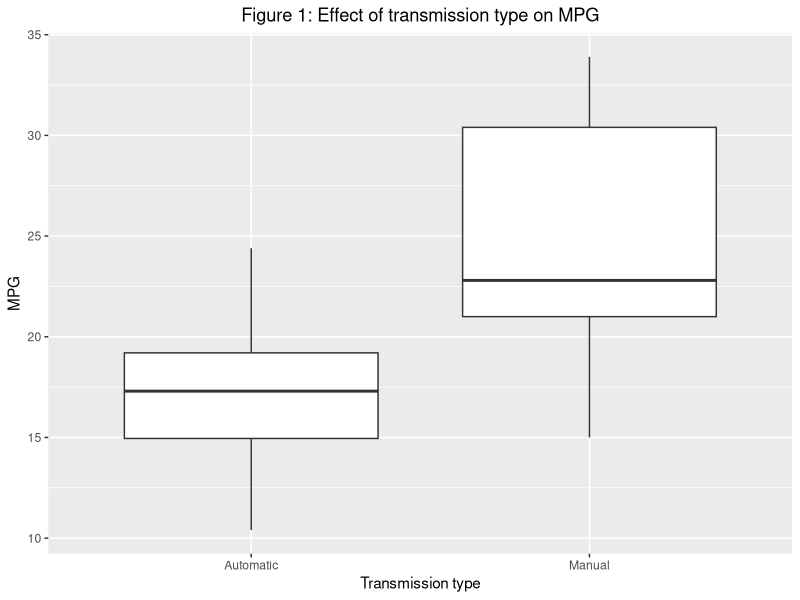
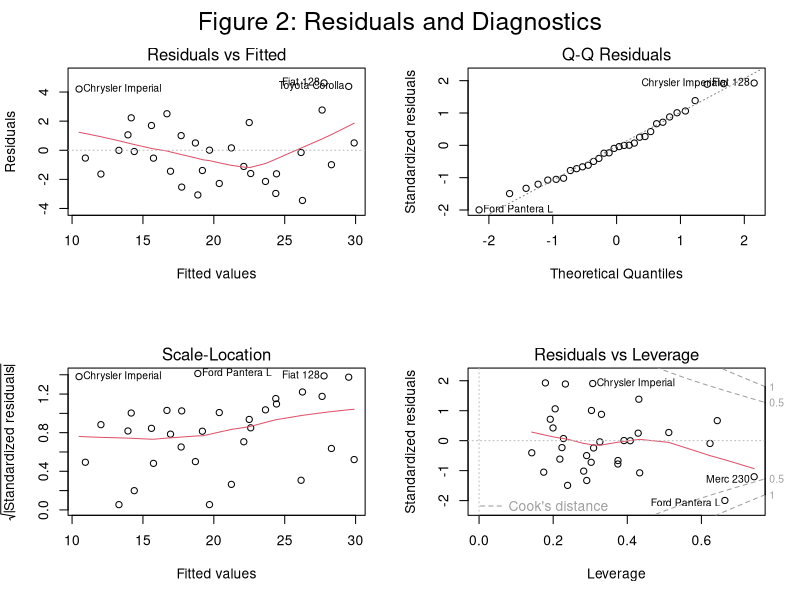

The R script that drew these images, in order:
## ---- chunk 1
library(ggplot2)
library(dplyr)
mtcars %>%
    mutate(am = case_when(am==1 ~ "Manual", am==0 ~ "Automatic")) %>%
    ggplot(aes(x = factor(am), y = mpg)) +
        geom_boxplot() +
        ggtitle("Figure 1: Effect of transmission type on MPG") +
        labs(x = 'Transmission type', y = 'MPG') +
        theme(plot.title = element_text(hjust=0.5))
## ---- chunk 2
test <- with(mtcars, t.test(mpg ~ am))
knitr::kable(data.frame(
    t = test$statistic,
    p = test$p.value,
    LowerConfidence = test$conf.int[1],
    UpperConfidence = test$conf.int[2],
    Mean.Automatic = test$estimate[1],
    Mean.Manual = test$estimate[2], row.names=""))
## ---- chunk 3
summary(with(mtcars, lm(mpg ~ am)))$coefficients
## ---- chunk 4
library(car)
fit <- lm(mpg ~ ., data = mtcars)
sqrt(vif(fit))
## ---- chunk 5
summary(lm(mpg ~ am + wt, data = mtcars))$coefficients
## ---- chunk 6
par(mfrow = c(2,2))
plot(fit)
mtext("Figure 2: Residuals and Diagnostics", side = 3, line = -2, outer = TRUE, cex=1.5)
